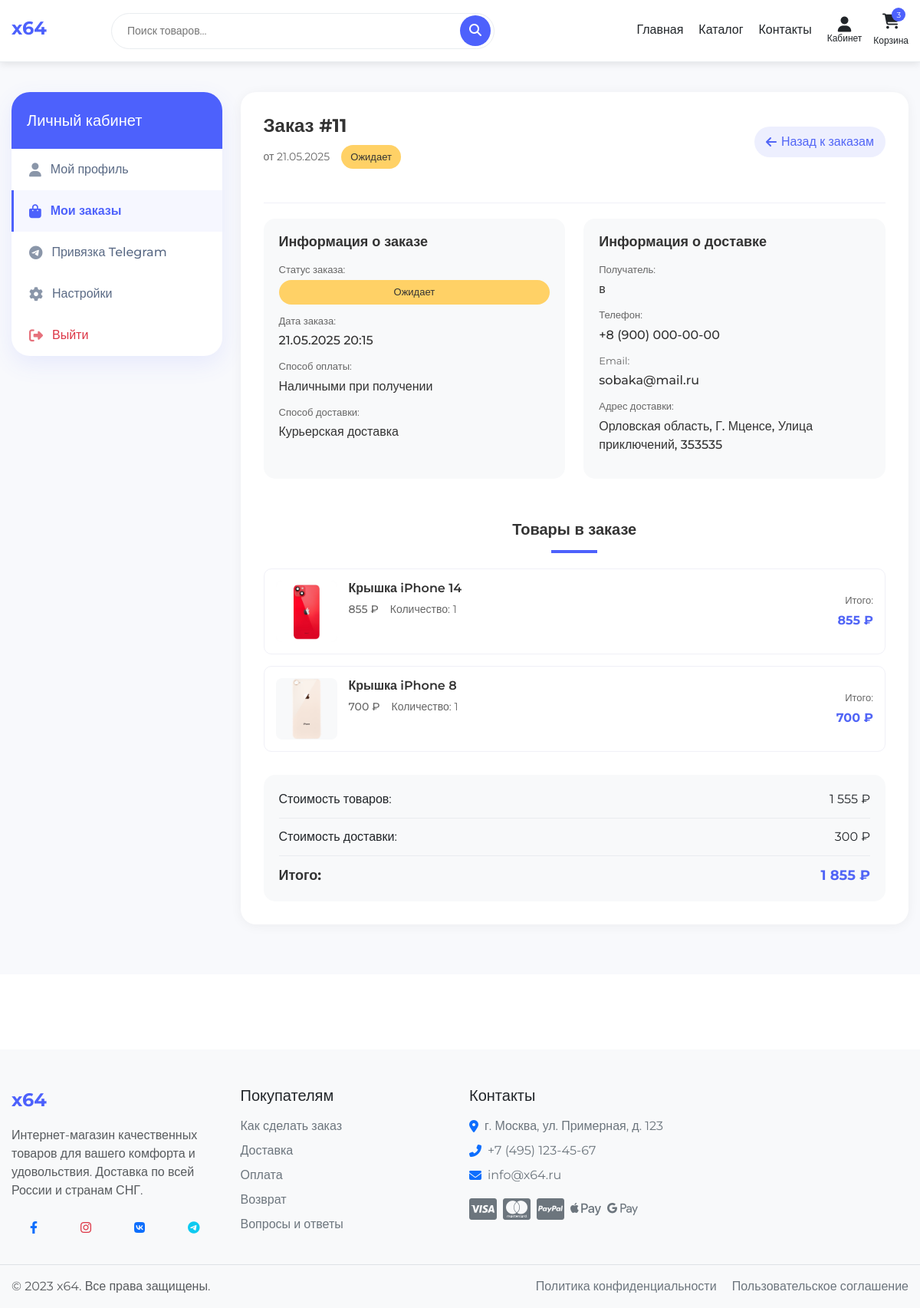
/account/view_order.php?id=11 (signed in), run on the app's committed database.
### tables this page shows
CREATE TABLE `orders` (
  `id` int NOT NULL,
  `user_id` int DEFAULT NULL,
  `session_id` varchar(255) DEFAULT NULL,
  `fullname` varchar(255) NOT NULL,
  `email` varchar(255) NOT NULL,
  `phone` varchar(50) NOT NULL,
  `region` varchar(255) DEFAULT NULL,
  `city` varchar(255) NOT NULL,
  `address` text NOT NULL,
  `postal_code` varchar(20) DEFAULT NULL,
  `payment_method` varchar(50) NOT NULL,
  `delivery_method` varchar(50) NOT NULL,
  `delivery_cost` decimal(10,2) NOT NULL DEFAULT '0.00',
  `total_amount` decimal(10,2) NOT NULL,
  `status` varchar(50) NOT NULL DEFAULT 'pending',
  `comment` text,
  `cancel_reason` text,
  `created_at` timestamp NOT NULL DEFAULT CURRENT_TIMESTAMP,
  `updated_at` timestamp NOT NULL DEFAULT CURRENT_TIMESTAMP ON UPDATE CURRENT_TIMESTAMP
);

CREATE TABLE `order_items` (
  `id` int NOT NULL,
  `order_id` int NOT NULL,
  `product_id` int NOT NULL,
  `name` varchar(255) NOT NULL,
  `price` decimal(10,2) NOT NULL,
  `quantity` int NOT NULL,
  `subtotal` decimal(10,2) NOT NULL,
  `created_at` timestamp NOT NULL DEFAULT CURRENT_TIMESTAMP
);

### includes/config/db_functions.php (called while the page is built, shortened)
<?php
function getOrderById($order_id, $user_id = null) {
    global $conn;
    $sql = "SELECT * FROM `orders` WHERE `id` = " . (int)$order_id;
    if ($user_id !== null) {
        $sql .= " AND `user_id` = " . (int)$user_id;
    }
    $result = mysqli_query($conn, $sql);
    if (mysqli_num_rows($result) > 0) {
        return mysqli_fetch_assoc($result);
    }
    return null;
}
function getOrderItems($order_id) {
    global $conn;
    $sql = "SELECT * FROM `order_items` WHERE `order_id` = " . (int)$order_id;
    $result = mysqli_query($conn, $sql);
    $items = [];
    if (mysqli_num_rows($result) > 0) {
        while ($row = mysqli_fetch_assoc($result)) {
            $items[] = $row;
        }
    }
    return $items;
}

### account/view_order.php (the view, shortened to what this page needs)
<?php
require_once '../includes/config/db_functions.php';
$user_id = $_SESSION['user_id'];
$order_id = (int)$_GET['id'];
$order = getOrderById($order_id, $user_id);
$order_items = getOrderItems($order_id);
include_once '../includes/header/header.php';
function getOrderStatusInfo($status) {
    $statuses = [
        'pending' => [
            'class' => 'status-pending',
            'text' => 'Ожидает'
        ],
        'processing' => [
            'class' => 'status-processing',
            'text' => 'В обработке'
        ],
        'shipped' => [
            'class' => 'status-shipped',
            'text' => 'Отправлен'
        ],
        'delivered' => [
            'class' => 'status-delivered',
            'text' => 'Доставлен'
        ],
        'completed' => [
            'class' => 'status-completed',
            'text' => 'Выполнен'
        ],
        'cancelled' => [
            'class' => 'status-cancelled',
            'text' => 'Отменен'
        ],
        'closed' => [
            'class' => 'status-closed',
            'text' => 'Закрыт'
        ]
    ];
    return isset($statuses[$status]) ? $statuses[$status] : [
        'class' => 'status-default',
        'text' => 'Неизвестно'
    ];
}
$statusInfo = getOrderStatusInfo($order['status']);
?>
<section class="profile-section">
    <div class="profile-container">
        <div class="row">
            <div class="col-lg-3 col-md-4 mb-4">
                <div class="profile-card profile-sidebar">
                    <div class="profile-menu-header">
                        <h5 class="mb-0">Личный кабинет</h5>
                    </div>
                    <ul class="profile-menu">
                        <li class="profile-menu-item">
                            <a href="profile.php">
                                <i class="fas fa-user"></i>
                                Мой профиль
                            </a>
                        </li>
                        <li class="profile-menu-item active">
                            <a href="orders.php">
                                <i class="fas fa-shopping-bag"></i>
                                Мои заказы
                            </a>
                        </li>
                        <li class="profile-menu-item">
                            <a href="telegram.php">
                                <i class="fab fa-telegram"></i>
                                Привязка Telegram
                            </a>
                        </li>
                        <li class="profile-menu-item">
                            <a href="settings.php">
                                <i class="fas fa-cog"></i>
                                Настройки
                            </a>
                        </li>
                        <li class="profile-menu-item logout">
                            <a href="logout.php">
                                <i class="fas fa-sign-out-alt"></i>
                                Выйти
                            </a>
                        </li>
                    </ul>
                </div>
            </div>
            <div class="col-lg-9 col-md-8">
                <div class="order-detail-container">
                    <div class="order-detail-header">
                        <div class="d-flex justify-content-between align-items-center mb-4">
                            <div class="order-title">
                                <h2>Заказ #<?php echo $order['id']; ?></h2>
                                <div class="order-meta">
                                    <span class="order-date">от <?php echo date('d.m.Y', strtotime($order['created_at'])); ?></span>
                                    <span class="status-badge <?php echo $statusInfo['class']; ?>"><?php echo $statusInfo['text']; ?></span>
                                </div>
                            </div>
                            <a href="orders.php" class="back-btn">
                                <i class="fas fa-arrow-left"></i> Назад к заказам
                            </a>
                        </div>
                    </div>
                    <div class="order-info-section">
                        <div class="row">
                            <div class="col-md-6 mb-4">
                                <div class="info-card">
                                    <h3 class="info-card-title">Информация о заказе</h3>
                                    <div class="info-item">
                                        <span class="info-label">Статус заказа:</span>
                                        <span class="status-badge <?php echo $statusInfo['class']; ?>"><?php echo $statusInfo['text']; ?></span>
                                    </div>
                                    <div class="info-item">
                                        <span class="info-label">Дата заказа:</span>
                                        <span class="info-value"><?php echo date('d.m.Y H:i', strtotime($order['created_at'])); ?></span>
                                    </div>
                                    <div class="info-item">
                                        <span class="info-label">Способ оплаты:</span>
                                        <span class="info-value">
                                            <?php
                                            $payment_methods = [
                                                'card' => 'Банковской картой онлайн',
                                                'cash' => 'Наличными при получении',
                                                'wallet' => 'Электронные кошельки'
                                            ];
                                            echo isset($payment_methods[$order['payment_method']])
                                                ? $payment_methods[$order['payment_method']]
                                                : $order['payment_method'];
                                            ?>
                                        </span>
                                    </div>
                                    <div class="info-item">
                                        <span class="info-label">Способ доставки:</span>
                                        <span class="info-value">
                                            <?php
                                            $delivery_methods = [
                                                'courier' => 'Курьерская доставка',
                                                'pickup' => 'Самовывоз из магазина',
                                                'post' => 'Почта России'
                                            ];
                                            echo isset($delivery_methods[$order['delivery_method']])
                                                ? $delivery_methods[$order['delivery_method']]
                                                : $order['delivery_method'];
                                            ?>
                                        </span>
                                    </div>
                                </div>
                            </div>
                            <div class="col-md-6 mb-4">
                                <div class="info-card">
                                    <h3 class="info-card-title">Информация о доставке</h3>
                                    <div class="info-item">
                                        <span class="info-label">Получатель:</span>
                                        <span class="info-value"><?php echo htmlspecialchars($order['fullname']); ?></span>
                                    </div>
                                    <div class="info-item">
                                        <span class="info-label">Телефон:</span>
                                        <span class="info-value"><?php echo htmlspecialchars($order['phone']); ?></span>
                                    </div>
                                    <div class="info-item">
                                        <span class="info-label">Email:</span>
                                        <span class="info-value"><?php echo htmlspecialchars($order['email']); ?></span>
                                    </div>
                                    <div class="info-item">
                                        <span class="info-label">Адрес доставки:</span>
                                        <span class="info-value">
                                            <?php
                                            $address = [];
                                            if (!empty($order['region'])) $address[] = htmlspecialchars($order['region']);
                                            if (!empty($order['city'])) $address[] = htmlspecialchars($order['city']);
                                            if (!empty($order['address'])) $address[] = htmlspecialchars($order['address']);
                                            if (!empty($order['postal_code'])) $address[] = htmlspecialchars($order['postal_code']);
                                            echo implode(', ', $address);
                                            ?>
                                        </span>
                                    </div>
                                </div>
                            </div>
                        </div>
                    </div>
                    <div class="order-items-section">
                        <h3 class="section-title">Товары в заказе</h3>
                        <div class="order-items-container">
                            <?php foreach ($order_items as $item): ?>
                            <div class="order-item">
                                <div class="item-image">
                                    <?php if (!empty($item['image']) && file_exists('../' . ltrim($item['image'], '/'))): ?>
                                        <img src="<?php echo $item['image']; ?>" alt="<?php echo htmlspecialchars($item['name']); ?>">
                                    <?php endif; ?>
                                </div>
                                <div class="item-details">
                                    <h4 class="item-name"><?php echo htmlspecialchars($item['name']); ?></h4>
                                    <div class="item-meta">
                                        <span class="item-price"><?php echo number_format($item['price'], 0, '.', ' '); ?> ₽</span>
                                        <span class="item-quantity">Количество: <?php echo $item['quantity']; ?></span>
                                    </div>
                                </div>
                                <div class="item-total">
                                    <span class="total-label">Итого:</span>
                                    <span class="total-value"><?php echo number_format($item['subtotal'], 0, '.', ' '); ?> ₽</span>
                                </div>
                            </div>
                            <?php endforeach; ?>
                        </div>
                        <div class="order-summary">
                            <div class="summary-item">
                                <span class="summary-label">Стоимость товаров:</span>
                                <span class="summary-value"><?php echo number_format($order['total_amount'] - $order['delivery_cost'], 0, '.', ' '); ?> ₽</span>
                            </div>
                            <div class="summary-item">
                                <span class="summary-label">Стоимость доставки:</span>
                                <span class="summary-value">
                                    <?php echo $order['delivery_cost'] > 0
                                        ? number_format($order['delivery_cost'], 0, '.', ' ') . ' ₽'
                                        : 'Бесплатно'; ?>
                                </span>
                            </div>
                            <div class="summary-item total">
                                <span class="summary-label">Итого:</span>
                                <span class="summary-value"><?php echo number_format($order['total_amount'], 0, '.', ' '); ?> ₽</span>
                            </div>
                        </div>
                    </div>
                </div>
            </div>
        </div>
    </div>
</section>
<?php
include_once '../includes/footer/footer.php';
?>

### data on the page
orders: id "11", created_at "21.05.2025", status "Ожидает", created_at "21.05.2025 20:15", payment_method "Наличными при получении", delivery_method "Курьерская доставка", fullname "в", phone "+8 (900) 000-00-00", email "sobaka@mail.ru", $order['total_amount'] - $order['delivery_cost'] "1 555", delivery_cost "300", total_amount "1 855"
order_items: shows a picture, name "Крышка iPhone 14", price "855", quantity "1", subtotal "855"
order_items: shows a picture, name "Крышка iPhone 8", price "700", quantity "1", subtotal "700"

### other printed values
$cart_count "3"
implode(', ', $address) "Орловская область, Г. Мценсе, Улица приключений, 353535"
